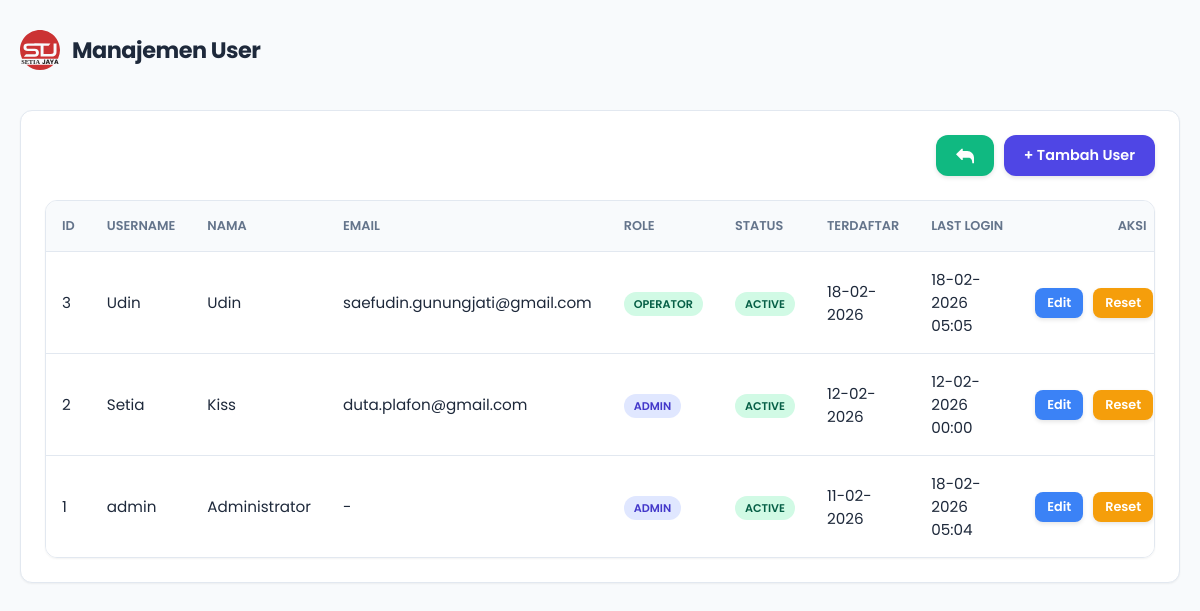
/users.php (signed in), run on the app's committed database.
### tables this page shows
CREATE TABLE `users` (
  `id` int(11) NOT NULL,
  `username` varchar(50) NOT NULL,
  `password` varchar(255) NOT NULL,
  `name` varchar(100) NOT NULL,
  `email` varchar(100) DEFAULT NULL,
  `role` enum('admin','operator','viewer') DEFAULT 'operator',
  `status` enum('active','inactive') DEFAULT 'active',
  `last_login` datetime DEFAULT NULL,
  `created_at` timestamp NULL DEFAULT current_timestamp(),
  `updated_at` timestamp NULL DEFAULT current_timestamp() ON UPDATE current_timestamp()
);

### auth.php (called while the page is built, shortened)
<?php
require_once 'db.php';
function getAllUsers() {
    global $pdo;
    $stmt = $pdo->query("SELECT id, username, name, email, role, status, last_login, created_at FROM users ORDER BY id DESC");
    return $stmt->fetchAll();
}
?>

### users.php (the view, shortened to what this page needs)
<?php
require_once 'auth.php';
$users = getAllUsers();
?>
<!DOCTYPE html>
<html lang="id">
<head>
</head>
<body>
    <div class="container">
        <header>
            <div class="brand">
                 <svg id="Layer_1" data-name="Layer 1" xmlns="http://www.w3.org/2000/svg" viewBox="0 0 592.71 592.71"><text class="cls-1" transform="translate(17.98 504.44)">SETIA <tspan class="cls-2" x="308.64" y="0">J</tspan><tspan class="cls-3" x="361.44" y="0">A</tspan><tspan class="cls-4" x="423.43" y="0">Y</tspan><tspan x="484.39" y="0">A</tspan></text></svg>
                Manajemen User
            </div>
        </header>
             <div class="card" style="padding: 24px;">
                <div class="toolbar">
                    <div class="button-group-mobile">
                    <button class="btn btn-success" onclick="window.location.href='index.php'">
                    </button>
                    <button class="btn btn-primary" onclick="openAddModal()">+ Tambah User</button>
                    </div>
                </div>
                <div class="table-wrapper">
                    <table id="userTable">
                        <thead>
                            <tr>
                                <th>ID</th>
                                <th>Username</th>
                                <th>Nama</th>
                                <th>Email</th>
                                <th>Role</th>
                                <th>Status</th>
                                <th>Terdaftar</th>
                                <th>Last Login</th>
                                <th>Aksi</th>
                            </tr>
                        </thead>
                        <tbody id="userTableBody">
                            <?php foreach ($users as $user): ?>
                            <tr data-id="<?= $user['id'] ?>">
                                <td><?= $user['id'] ?></td>
                                <td><?= htmlspecialchars($user['username']) ?></td>
                                <td><?= htmlspecialchars($user['name']) ?></td>
                                <td><?= htmlspecialchars($user['email'] ?? '-') ?></td>
                                <td><span class="badge badge-<?= $user['role'] ?>"><?= ucfirst($user['role']) ?></span></td>
                                <td><span class="badge badge-<?= $user['status'] ?>"><?= ucfirst($user['status']) ?></span></td>
                                <td><?= date('d-m-Y', strtotime($user['created_at'])) ?></td>
                                <td><?= $user['last_login'] ? date('d-m-Y H:i', strtotime($user['last_login'])) : '-' ?></td>
                                <td style="text-align:center;">
                                    <div class="button-group-mobile">
                                        <button class="btn btn-info btn-sm" onclick="editUser(<?= $user['id'] ?>)">Edit</button>
                                        <button class="btn btn-warning btn-sm" onclick="resetPassword(<?= $user['id'] ?>)">Reset</button>
                                    </div>
                                </td>
                            </tr>
                            <?php endforeach; ?>
                        </tbody>
                    </table>
                </div>
        </div>
</body>
</html>

### users.php (style rules this page uses)
:root { --primary: #4f46e5; --primary-light: #e0e7ff; --primary-dark: #3730a3; --success: #10b981; --success-light: #d1fae5; --success-dark: #047857; --danger: #ef4444; --danger-light: #fee2e2; --danger-dark: #b91c1c; --warning: #f59e0b; --warning-light: #fef3c7; --info: #3b82f6; --info-light: #dbeafe; --bg-body: #f8fafc; --bg-surface: #ffffff; --bg-input: #f1f5f9; --text-main: #1e293b; --text-muted: #64748b; --border: #e2e8f0; --shadow-sm: 0 1px 2px 0 rgb(0 0 0 / 0.05); --shadow-md: 0 4px 6px -1px rgb(0 0 0 / 0.1); --shadow-lg: 0 10px 15px -3px rgb(0 0 0 / 0.1); --radius: 12px; }
* { box-sizing: border-box; margin: 0; padding: 0; font-family: 'Poppins', sans-serif; transition: background-color 0.2s, color 0.2s, border-color 0.2s; }
body { background-color: var(--bg-body); color: var(--text-main); padding-bottom: 80px; overflow-x: hidden; }
.container { max-width: 1400px; margin: 0 auto; padding: 30px 20px; }
header { display: flex; justify-content: space-between; align-items: center; margin-bottom: 40px; }
.brand { font-size: 1.4rem; font-weight: 700; color: var(--text-main); display: flex; align-items: center; gap: 12px; letter-spacing: -0.5px; animation: slideUp 0.6s ease-out; }
.brand svg { color: var(--primary); width: 40px; height: 40px; }
.card { background: var(--bg-surface); padding: 24px; border-radius: var(--radius); box-shadow: var(--shadow-sm); border: 1px solid var(--border); transition: all 0.3s ease; animation: slideUp 0.6s ease-out backwards; }
.btn { padding: 10px 20px; border-radius: var(--radius); border: none; font-weight: 600; cursor: pointer; display: inline-flex; align-items: center; justify-content: center; gap: 8px; font-size: 0.9rem; transition: all 0.2s cubic-bezier(0.4, 0, 0.2, 1); box-shadow: 0 2px 4px rgba(0,0,0,0.1); white-space: nowrap; }
.btn svg { width: 18px; height: 18px; flex-shrink: 0; }
.btn-primary { background: var(--primary); color: white; }
.btn-success { background: var(--success); color: white; }
.btn-warning { background: var(--warning); color: #fff; }
.btn-info { background: var(--info); color: white; }
.toolbar { display: flex; justify-content: flex-end; align-items: center; margin-bottom: 24px; flex-wrap: wrap; gap: 20px; animation: slideUp 1s ease-out backwards; }
@media (min-width: 769px) { .toolbar { flex-wrap: nowrap; } }
@media (min-width: 769px) { .button-group-mobile { display: flex; gap: 10px; grid-template-columns: none; } }
.table-wrapper { overflow-x: auto; border-radius: var(--radius); border: 1px solid var(--border); background: var(--bg-surface); box-shadow: var(--shadow-sm); animation: slideUp 1.1s ease-out backwards; }
table { width: 100%; border-collapse: collapse; min-width: 900px; }
th { text-align: left; padding: 16px; background: var(--bg-body); color: var(--text-muted); font-size: 0.8rem; font-weight: 600; text-transform: uppercase; border-bottom: 1px solid var(--border); white-space: nowrap; }
td { padding: 16px; border-bottom: 1px solid var(--border); font-size: 0.95rem; color: var(--text-main); transition: background 0.1s; }
tr:last-child td { border-bottom: none; }
.badge { padding: 4px 10px; border-radius: 20px; font-size: 0.7rem; font-weight: 600; text-transform: uppercase; }
.badge-admin { background: #e0e7ff; color: #4338ca; }
.badge-operator { background: #d1fae5; color: #065f46; }
.badge-active { background: #d1fae5; color: #065f46; }
.table-wrapper th:last-child, .table-wrapper td:last-child { text-align: center; }
.btn-sm { padding: 6px 12px; font-size: 0.8rem; border-radius: 8px; }
.cls-1 { font-size:93.78px;fill:#231f20;font-family:YamakaPersonalUsed, Yamaka; }
.cls-2 { letter-spacing:-0.03em; }
.cls-3 { letter-spacing:-0.09em; }
.cls-4 { letter-spacing:-0.08em; }

### data on the page
users: id "3", username "Udin", name "Udin", email "saefudin.gunungjati@gmail.com", role "OPERATOR", status "ACTIVE", created_at "18-02-2026", last_login "18-02-2026 05:05"
users: id "2", username "Setia", name "Kiss", email "duta.plafon@gmail.com", role "ADMIN", status "ACTIVE", created_at "12-02-2026", last_login "12-02-2026 00:00"
users: id "1", username "admin", name "Administrator", email "-", role "ADMIN", status "ACTIVE", created_at "11-02-2026", last_login "18-02-2026 05:04"
